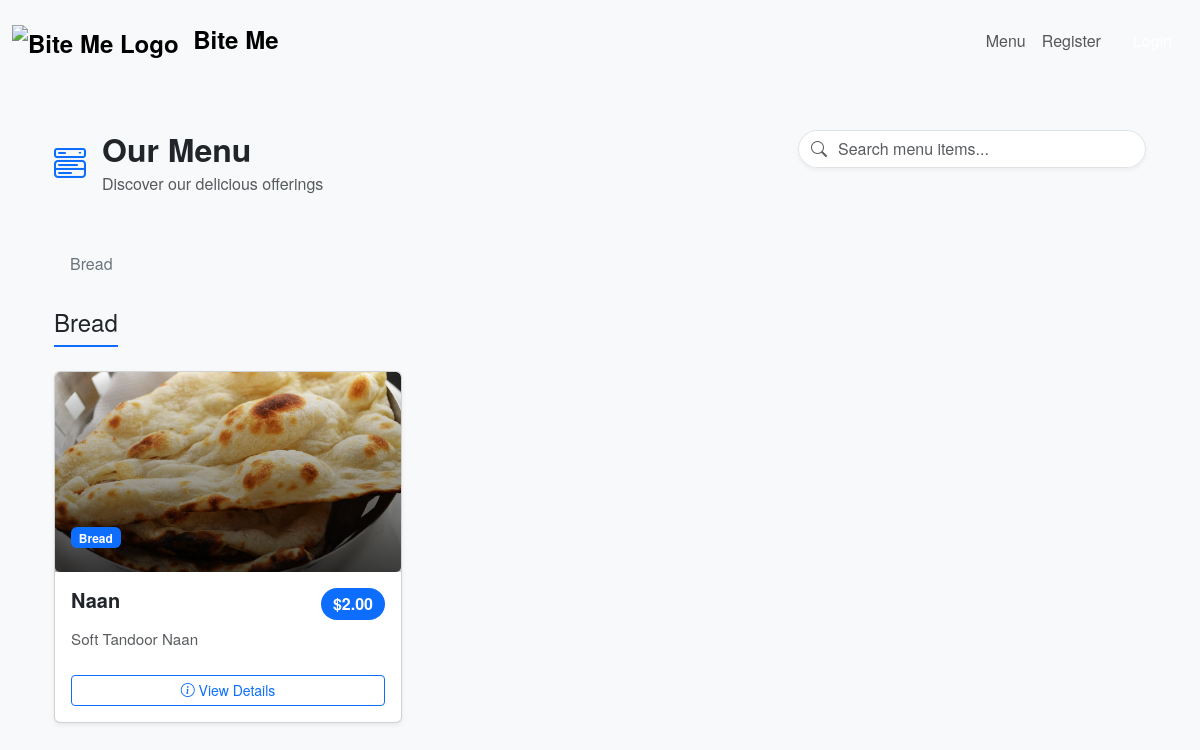
The app's page /menu/ with its own data.
### menu/models.py (models this page shows, shortened)
class Category(models.Model):
    name = models.CharField(max_length=100)
    class Meta:
        verbose_name_plural = 'Categories'

class MenuItem(models.Model):
    category = models.ForeignKey(Category, on_delete=models.CASCADE, related_name='items')
    name = models.CharField(max_length=100)
    description = models.TextField(blank=True)
    price = models.DecimalField(max_digits=6, decimal_places=2)
    image = models.ImageField(upload_to='menu_items/', blank=True, null=True)

### booking/views.py (the view)
# urls.py: path('menu/', menu_view, name='menu'),
def menu_view(request):
    from menu.models import Category
    categories = Category.objects.prefetch_related('items').all()
    return render(request, 'menu/menu.html', {'categories': categories})

### menu/templates/menu/menu.html (shortened to what this page needs)
{% extends 'booking/base.html' %}
{% load static %}
{% block content %}
<div class="container py-4">
    <div class="row mb-5">
        <div class="col-lg-8">
            <div class="d-flex align-items-center">
                <i class="bi bi-menu-button-wide fs-2 text-primary me-3"></i>
                <div>
                    <h2 class="mb-1">Our Menu</h2>
                    <p class="text-muted mb-0">Discover our delicious offerings</p>
                </div>
            </div>
        </div>
        <div class="col-lg-4">
            <form class="d-flex" id="menuSearchForm">
                <div class="input-group">
                    <span class="input-group-text bg-white border-end-0">
                        <i class="bi bi-search text-muted"></i>
                    </span>
                    <input class="form-control border-start-0 ps-0" type="search"
                           placeholder="Search menu items..." aria-label="Search" id="menuSearch">
                </div>
            </form>
        </div>
    </div>
    <div class="category-nav mb-4 d-none d-lg-block">
        <nav class="nav nav-pills">
            {% for category in categories %}
                <a class="nav-link me-2" href="#category-{{ category.id }}">
                    {{ category.name }}
                </a>
            {% endfor %}
        </nav>
    </div>
    {% for category in categories %}
        <div id="category-{{ category.id }}" class="category-section mb-5">
            <div class="category-header mb-4">
                <h3 class="h4 mb-0 d-inline-block border-bottom border-primary border-2 pb-2">
                    {{ category.name }}
                </h3>
            </div>
            <div class="row g-4">
                {% for item in category.items.all %}
                    <div class="col-md-6 col-lg-4 menu-item-card">
                        <div class="card h-100 shadow-sm">
                            <div class="card-img-wrapper">
                                {% if item.image and item.image.url %}
                                    <img src="{{ item.image.url }}" class="card-img-top" alt="{{ item.name }}" loading="lazy">
                                {% else %}
                                    <img src="{% static 'img/default-menu-item.jpg' %}" class="card-img-top" alt="{{ item.name }}" loading="lazy">
                                {% endif %}
                                <div class="card-img-overlay d-flex align-items-end">
                                    <span class="badge bg-primary mb-2">{{ category.name }}</span>
                                </div>
                            </div>
                            <div class="card-body d-flex flex-column">
                                <div class="d-flex justify-content-between align-items-start mb-2">
                                    <h5 class="card-title mb-0">{{ item.name }}</h5>
                                    <span class="price-badge">${{ item.price }}</span>
                                </div>
                                <p class="card-text flex-grow-1 text-muted">{{ item.description|truncatewords:20 }}</p>
                                <button type="button" class="btn btn-outline-primary btn-sm mt-2"
                                        data-bs-toggle="modal" data-bs-target="#modal{{ item.id }}">
                                    <i class="bi bi-info-circle"></i> View Details
                                </button>
                            </div>
                        </div>
                    </div>
                {% endfor %}
            </div>
        </div>
    {% empty %}
        <div class="alert alert-info">
            <i class="bi bi-info-circle me-2"></i>
            No menu items available at the moment. Please check back later!
        </div>
    {% endfor %}
</div>
{% endblock %}

### booking/static/css/style.css (style rules this page uses)
body { font-family: 'Helvetica Neue', Helvetica, Arial, sans-serif; background-color: #f8f9fa; }
h2, h3, h4, h5, h6 { font-weight: 600; }
.card-img-top { height: 200px; object-fit: cover; width: 100%; transition: transform 0.3s ease; }
.card-title { font-size: 1.25rem; font-weight: bold; }
.card-text { font-size: 0.95rem; color: #555; }
.category-section h3 { border-bottom: 2px solid #007bff; display: inline-block; padding-bottom: 5px; }
.menu-item-card .card { transition: transform 0.2s ease-in-out; overflow: hidden; }
.menu-item-card .card-img-top { height: 200px; object-fit: cover; }
.category-section { scroll-margin-top: 2rem; }
#menuSearch { min-width: 300px; }
.card { transition: transform 0.2s ease-in-out; }

### menu/templates/menu/menu.html (style rules this page uses)
.category-nav .nav-link { color: #6c757d; border-radius: 20px; padding: 0.5rem 1rem; }
.card-img-wrapper { position: relative; overflow: hidden; }
.card-img-top { height: 200px; object-fit: cover; transition: transform 0.3s ease; }
.card-img-overlay { background: linear-gradient(to top, rgba(0,0,0,0.7) 0%, rgba(0,0,0,0) 100%); }
.price-badge { background-color: #0d6efd; color: white; padding: 0.25rem 0.75rem; border-radius: 20px; font-weight: 600; }
.category-header h3 { position: relative; }
#menuSearchForm .input-group { border-radius: 20px; overflow: hidden; box-shadow: 0 2px 4px rgba(0,0,0,0.05); }
#menuSearch { border-radius: 0 20px 20px 0; }
.input-group-text { border-radius: 20px 0 0 20px; }
html { scroll-behavior: smooth; }
.category-section { scroll-margin-top: 100px; }

### records on screen
Category: name "Bread"
MenuItem: image (picture), name "Naan", price "2.00", description "Soft Tandoor Naan"
